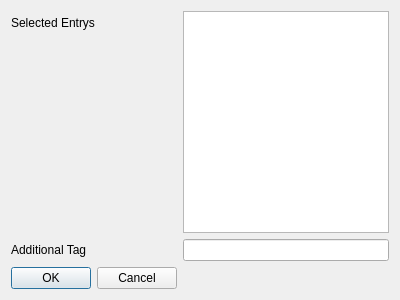
<?xml version="1.0" encoding="UTF-8"?>
<ui version="4.0">
 <class>AddTag</class>
 <widget class="QDialog" name="AddTag">
  <property name="geometry">
   <rect>
    <x>0</x>
    <y>0</y>
    <width>400</width>
    <height>300</height>
   </rect>
  </property>
  <property name="windowTitle">
   <string>Add Tag</string>
  </property>
  <layout class="QFormLayout" name="formLayout">
   <item row="0" column="0">
    <widget class="QLabel" name="label_2">
     <property name="text">
      <string>Selected Entrys</string>
     </property>
    </widget>
   </item>
   <item row="1" column="0">
    <widget class="QLabel" name="label">
     <property name="text">
      <string>Additional Tag</string>
     </property>
    </widget>
   </item>
   <item row="2" column="0">
    <widget class="QDialogButtonBox" name="buttonBox">
     <property name="orientation">
      <enum>Qt::Horizontal</enum>
     </property>
     <property name="standardButtons">
      <set>QDialogButtonBox::Cancel|QDialogButtonBox::Ok</set>
     </property>
    </widget>
   </item>
   <item row="0" column="1">
    <widget class="QTextBrowser" name="textBrowser"/>
   </item>
   <item row="1" column="1">
    <widget class="QLineEdit" name="lineEdit"/>
   </item>
  </layout>
 </widget>
 <resources/>
 <connections>
  <connection>
   <sender>buttonBox</sender>
   <signal>accepted()</signal>
   <receiver>Dialog</receiver>
   <slot>accept()</slot>
   <hints>
    <hint type="sourcelabel">
     <x>248</x>
     <y>254</y>
    </hint>
    <hint type="destinationlabel">
     <x>157</x>
     <y>274</y>
    </hint>
   </hints>
  </connection>
  <connection>
   <sender>buttonBox</sender>
   <signal>rejected()</signal>
   <receiver>Dialog</receiver>
   <slot>reject()</slot>
   <hints>
    <hint type="sourcelabel">
     <x>316</x>
     <y>260</y>
    </hint>
    <hint type="destinationlabel">
     <x>286</x>
     <y>274</y>
    </hint>
   </hints>
  </connection>
 </connections>
</ui>
